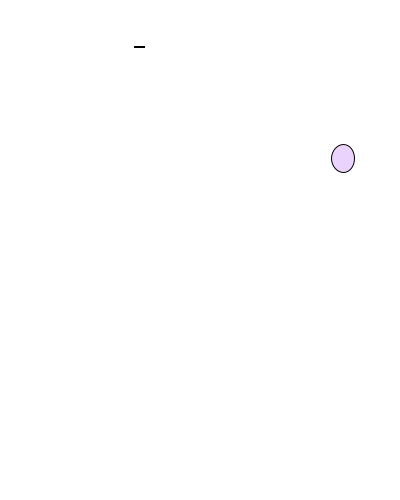
Frame 1 (no input)
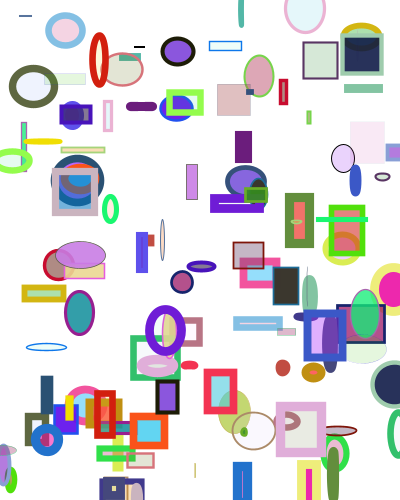
Frame 60 (the mouse pressed at the canvas centre just before this capture)
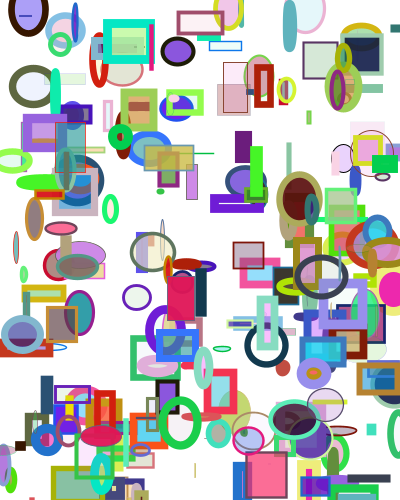
Frame 120 (the mouse held since frame 60 and released just before this capture)

The Processing sketch that drew these frames (run headless with seeded random() and noise(); from frame 60 on, the mouse is pressed at the canvas centre):

// Processing sketch: processing_99403
// ── processing_99403.pde

void setup()
{
  size(400, 500);
  background(255, 255, 255);
  smooth();
  frameRate(7);
}

void draw()
{
  fill(random(255), random(255), random(255),random(255));
  ellipse(random(400), random(500), random(50), random(50));
  rect(random(400), random(500), random(50), random(50));
  stroke(random(255), random(255), random(255));
  strokeWeight(random(10));
}
